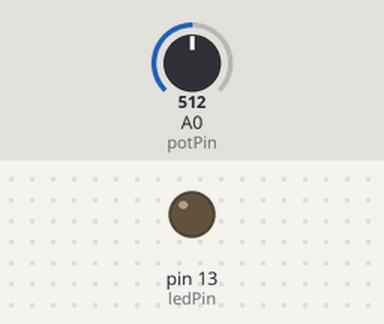
A sketch run on a simulated Arduino Uno, built with avr-gcc and run on an emulated ATmega328P. Parts: output pins drawn as LEDs (lit = HIGH). Inputs (shaded band) come from the test bench; at power-on: A0 (potPin) = 512.

Above: at 1.2 s.
1.3 s: A0 (potPin) set to 5
2.8 s: A0 (potPin) set to 2
At 3.3 s:
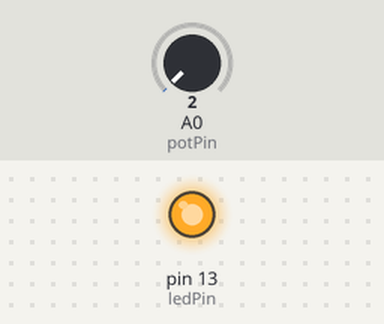
4.3 s: A0 (potPin) set to 122
At 5.6 s:
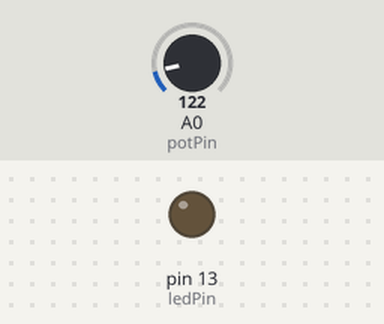
5.9 s: A0 (potPin) set to 0
At 7.1 s:
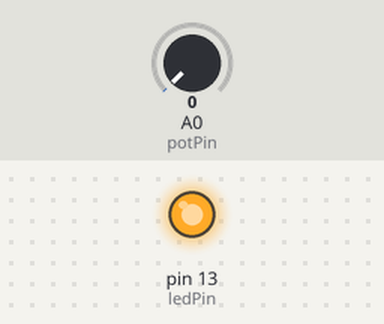
Timing chart, 0 to 8.5 s (numbered marks = the images above; inputs shaded):
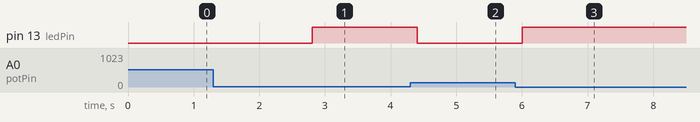

Measured:
- the behaviour switches between 4 and 3 on A0 (potPin) (found by bisection; images 0 and 1)
- after the input at 1.3 s, every drawn part: stays the same
- after the input at 2.8 s, pin 13 (ledPin): LOW → HIGH at once
- after the input at 4.3 s, pin 13 (ledPin): HIGH → LOW after 0.10 s
- after the input at 5.9 s, pin 13 (ledPin): LOW → HIGH after 0.11 s

The sketch:

distance_from_focus.ino
```cpp
#include <math.h>

const float fx = 0.0; // x-coordinate of focus
const float fy = -2.0; // y-coordinate of focus
const float p = 4.0; // distance between focus and directrix

float x, y, distance, threshold;
int potPin = A0;
int ledPin = 13;


void setup() {
  pinMode(ledPin, OUTPUT);
  Serial.begin(9600);
}

void loop() {
  int potValue = analogRead(potPin); // read position from potentiometer
  x = potValue;
  y = (x*x) / (4.0*p); // calculate y-coordinate of point on parabola
  distance = sqrt((x - fx) * (x - fx) + (y - fy) * (y - fy)); // distance formula
  if (distance <= 4) { // if distance is close enough to focus
    digitalWrite(ledPin, HIGH); // turn on LED
  } else {
    digitalWrite(ledPin, LOW); // turn off LED
  }
  delay(200);
}
```
